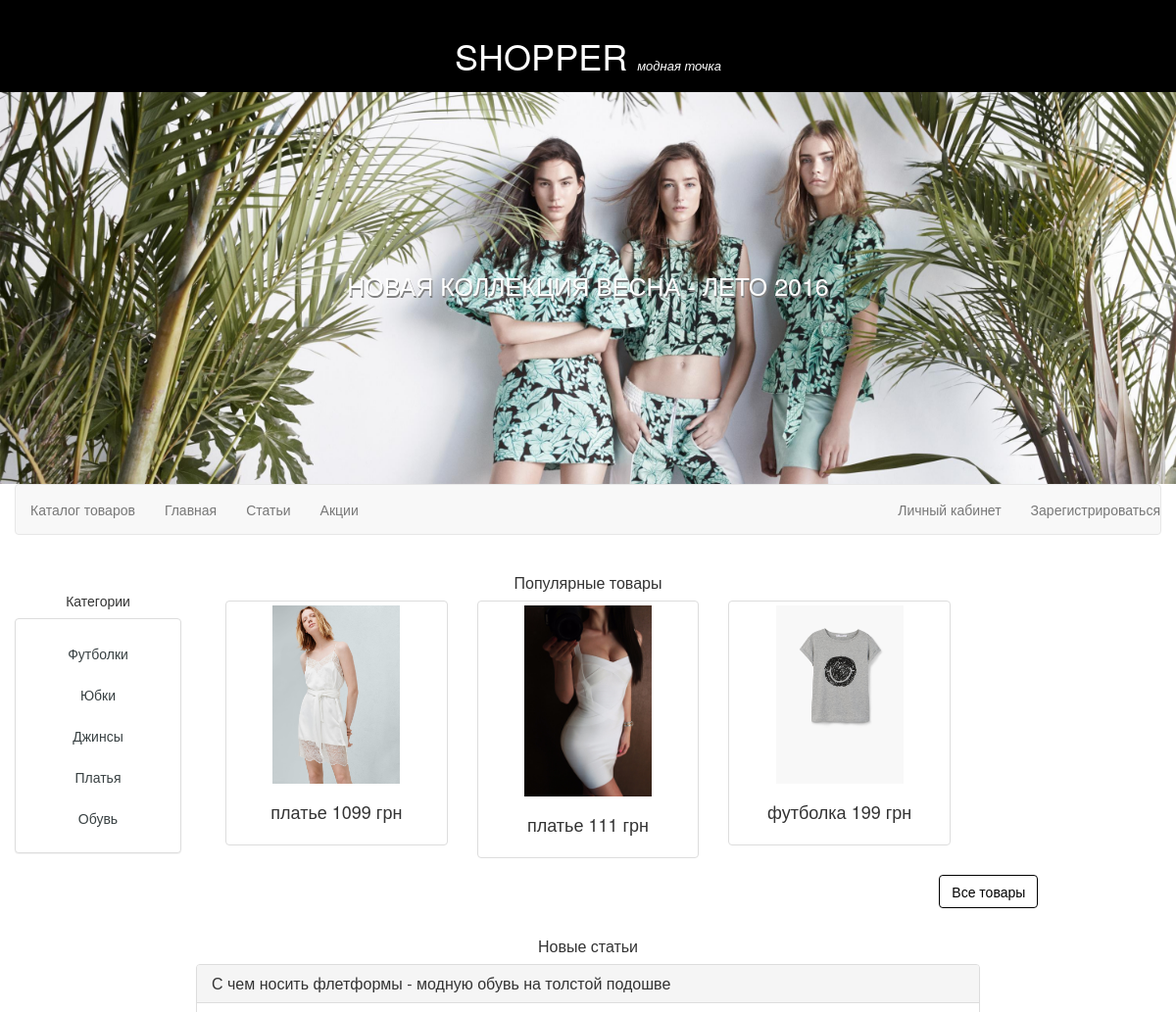
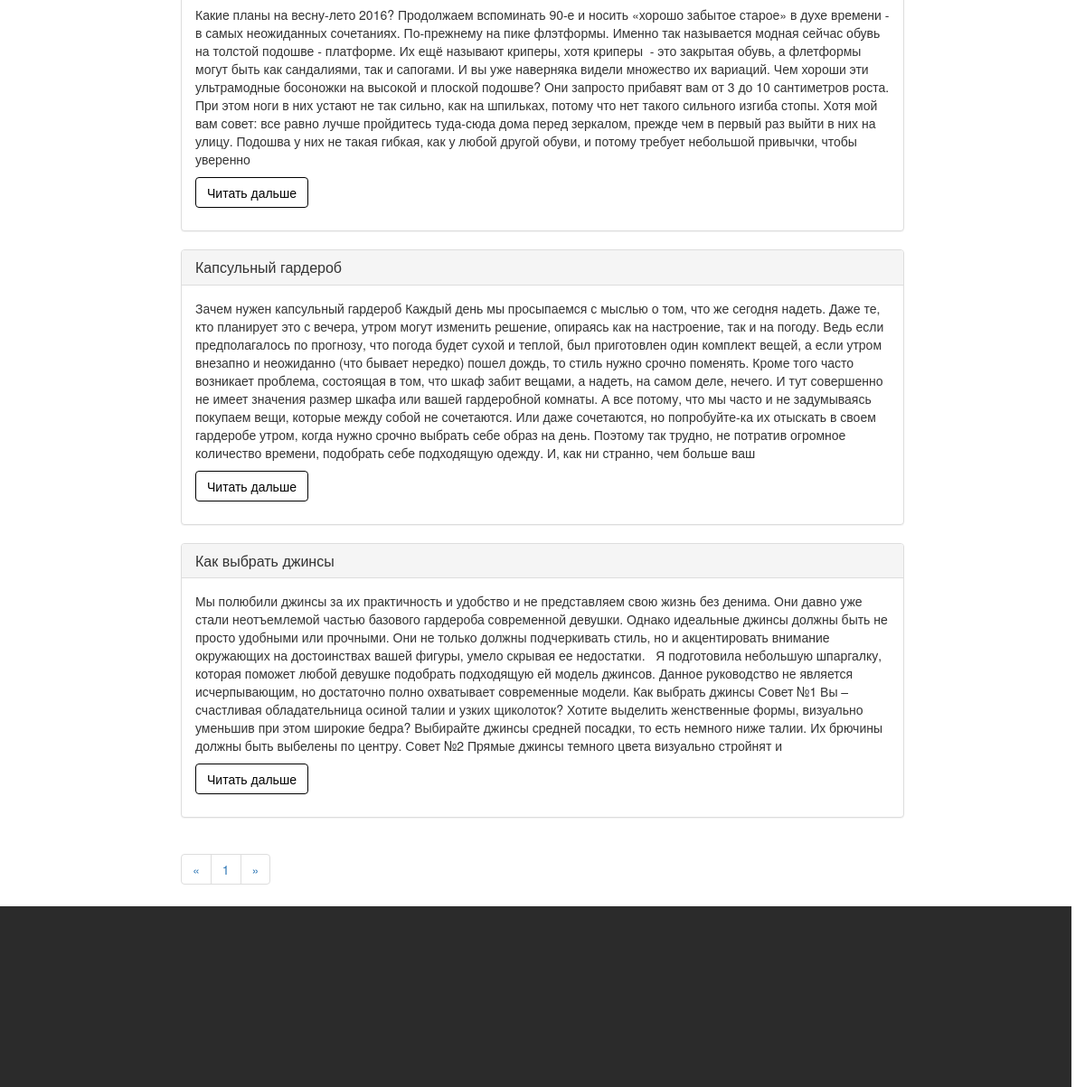
The page /main?category=1 on the database its author committed (2 pictures, top to bottom).
### tables this page shows
CREATE TABLE IF NOT EXISTS `families` (
  `type` int(11) NOT NULL,
  `family` varchar(70) NOT NULL,
  `category_name` varchar(50) NOT NULL,
  PRIMARY KEY (`type`)
);

CREATE TABLE IF NOT EXISTS `product` (
  `id` int(11) NOT NULL AUTO_INCREMENT,
  `name` varchar(30) NOT NULL,
  `description` tinytext NOT NULL,
  `type` int(11) NOT NULL,
  `price` float NOT NULL,
  PRIMARY KEY (`id`),
  KEY `type` (`type`)
);

CREATE TABLE IF NOT EXISTS `posts` (
  `id` int(11) NOT NULL AUTO_INCREMENT,
  `date` datetime NOT NULL,
  `type` int(11) NOT NULL,
  `content` text NOT NULL,
  `header` varchar(250) NOT NULL,
  PRIMARY KEY (`id`),
  KEY `type` (`type`)
);

### controllers/main_view_sidebar_controller.php (called while the page is built)
<?php
include "models/category_model.php";
include "views/main_view_sidebar.php";
?>

### core/routing.php (called while the page is built, shortened)
<?php
include_once('core/db_script.php');
include_once('core/functions.php');
function routing($page){
	$controler  = select ('pages', 'page_name', array('page'=>$page));
	$sidebar_controler = select('right_sidebar','sidebar_page',array('main_page'=>$page));
include_once('models/parametres.php');
include_once('views/template_view.php');
}
?>

### core/core.php (called while the page is built)
<?php
include_once 'core/routing.php';
include_once "core/functions.php";
function page_load(){
	$page = getPage();
	routing($page);
}
function getPage(){
	$array = explode('/',$_SERVER['REQUEST_URI']);
	$page = $array[1];
	$page = trim_parameters($page);
	if ($page){
		$result = $page;
	}
	else $result ='main';
	return $result;
}
function trim_parameters($page){
	$array = explode('?',$page);
	return $array[0];
}
?>

### index.php (called while the page is built)
<?php
include_once ("core/core.php");
page_load();
?>

### core/db_script.php (called while the page is built, shortened)
<?php
function get_connection(){
	return mysqli_connect('127.0.0.1','root','','myfirstshop');
}
function select($table, $what='*', $where='', $add=""){
	if (!empty($where))
	{
		foreach($where as $key=>$value){
			$where_sql.="$and $key='$value' ";
			if (!$and)
				$and=' and ';
		}
		$where_sql='where '.$where_sql;
	}
	$query="SELECT $what FROM $table $where_sql $add";
	$db_connection=get_connection();
	mysqli_set_charset($db_connection,'utf8');
	$result = mysqli_query($db_connection,$query);
	if ($result && mysqli_num_rows($result)){
		while ($row=mysqli_fetch_assoc($result))
			$rows[]=$row;
	}
	else {
		$rows='';
	}
	return $rows;
}
function getRandom($table, $count){
	$count_items = select ($table,'count(*)');
	$result = array();
	if ($count<=$count_items[0]['count(*)']){
	for ($i=0; $i<$count; $i++){
		$curRand=rand(0, $count_items[0]['count(*)']-1);
		$item =  select ($table,'*','',"limit $curRand, 1");
		if (!in_array($item[0],$result))
			$result[]=$item[0];
		else
			$i--;
	}
}
else
 $result = select($table);
	return $result;
}

### models/category_model.php (called while the page is built)
<?php
$categories = select ('families','category_name,type');
?>

### models/parametres.php (called while the page is built, shortened)
<?php
$_tmp = select('settings', '*' );
foreach ($_tmp as $v){
	extract($v);
	$parametr_array[$parameter]=$value;
}
extract($parametr_array);
$addicional_prod_count=$addicional_prod_rows*3;
?>

### controllers/main_view_controller.php (called while the page is built, shortened)
<?php
if ($_GET['category']){
	$where = array('type'=>$_GET['category']);
}
else {
	$where = '';
	$idPage='';
}
$link="product";
$navigate='posts';
include "models/main_view_model.php";
include "models/product_list_model.php";
include "views/main_view.php";
?>

### models/main_view_model.php (called while the page is built)
<?php
$product_list = getRandom('product', $addicional_prod_count);
list($current_page,
	$prev_page,
	$next_page,
	$count_pages) = navPages($navigate, $max_rows_posts, $where);
$startId = $max_rows_posts*($current_page-1);
$posts = select ($navigate,
	'*',
	$where,
	"ORDER BY  date desc
	LIMIT $startId, $max_rows_posts"
	);
if ($posts)
$posts = cut($posts);
?>

### models/product_list_model.php (called while the page is built, shortened)
<?php
	if ($product_list){
	foreach($product_list as $k=>$v){
		$family = select ('families','family', array('type'=>$v['type']));
		$photo = select
		(
			'product_photo',
			'photo_url',
			array('id'=>$v['id']),
			"LIMIT 1"
			);
		if (!$photo){
			$product_list[$k]['photo'] = "";
		}
		else{
			$product_list[$k]['photo'] = $photo[0]['photo_url'];
		}
		$product_list[$k]['type']  = $family[0]['family'];
	}
}
	?>

### core/functions.php (called while the page is built, shortened)
<?php
function navPages($table, $max_items_page, $where=''){
	$count_posts = select ($table,'count(*)',$where);
	$count_pages = ceil($count_posts[0]['count(*)'] / $max_items_page) ;
	$current_page=1;
	$prev_page = ($current_page==1)?
	1:$current_page-1;
	$next_page = ($current_page==$count_pages)?
	$count_pages:$current_page+1;
	return array($current_page, $prev_page, $next_page, $count_pages);
}
function cut($posts){
	foreach($posts as $key=>$post){
		$_tmp = $post['content'];
		$_tmp = explode(' ', $_tmp);
		array_splice($_tmp, 200);
		$posts[$key]['content'] = strip_tags(implode(' ',$_tmp));
	}
	return $posts;
}

### views/product_list_view.php (the view, shortened to what this page needs)
<?php
if ($product_list){?>
<?php foreach($product_list as $product){
	extract($product);
	?>
	<div class='col-md-4'>
		<a href='<?=$link?>?id=<?=$id;?>'>
			<div class="thumbnail">
				<img src='<?=($photo)?$photo:'uploads/img/no_photo.jpg';?>' class="prew">
				<div class="caption">
					<p class="h4 text-center"><?=$type?> <?=$price;?> грн</p>
				</div>
			</div>
		</a>
	</div>
	<?php
}
}

### views/main_view_sidebar.php
<div class="row">
	<div class="col-xs-12 category-sidebar">
		<p class="h5 text-center">Категории</p>
		<div class="panel panel-default text-center">
			<div class="panel-body">
				<ul class="nav nav-pills nav-stacked">
					<?php if ($categories) foreach ($categories as $category){ ?>
					<li>
						<a href="product?cat=<?=$category['type']?>"><?=$category['category_name']?></a>
					</li>
					<?php }?>
				</ul>
			</div>
		</div>
	</div>
</div>

### views/main_view.php
<div class="row text-center">
	<p class="h2">Популярные товары</p>
</div>
<?php include "views/product_list_view.php";?>
<div class="row">
	<div class="col-md-1 pull-right">
		<a href="product?id=all"  class="btn btn-default all" role="button">Все товары</a>
	</div></div>
	<div class="row text-center">
		<p class="h2">Новые статьи</p>
	</div>
	<?php if ($posts) foreach ($posts as $post){?>
	<div class="row">
		<div class="panel panel-default">
			<div class="panel-heading">
				<h3 class="panel-title"><?=$post['header']?></h3>
			</div>
			<div class="panel-body">
				<?=$post['content']?>
				<p>
					<a href="page?id=<?=$post['id']?>"  class="btn btn-default" role="button">Читать дальше</a></p>
				</div>
			</div>
		</div>
		<?php
	}
	if ($navigate=='posts')
		include "views/navigate_pages_view.php";

### views/css/style.css (style rules this page uses)
* { margin:0; padding: 0; }
html,body { height: 100%; min-height: 100%; }
.all { margin:10px; }
.h2 { font-size:medium; }
.prew { width:60%; }
.btn { color:black; background: white; border-color:black; margin-top:10px; }
a { color:#384042; }
.category-sidebar { margin-top:30px; }

### rows shown on the page
families: category_name "Футболки"
families: category_name "Юбки"
families: category_name "Джинсы"
families: category_name "Платья"
families: category_name "Обувь"
product: shows a picture, type "платье", price "1099"
product: shows a picture, type "платье", price "111"
product: shows a picture, type "футболка", price "199"
posts: header "С чем носить флетформы - модную обувь на толстой подошве", content "Какие планы на весну-лето 2016? Продолжаем вспоминать 90-е и носить «хорошо забытое старое» в духе времени - в самых неожиданных сочетаниях. По-прежнему на пике флэтформы. Именно так называется модная сейчас обувь на толстой подошве - платформе. Их ещё называют криперы, хотя криперы - это закрытая обувь, а флетформы могут быть как сандалиями, так и сапогами. И вы уже наверняка видели множество их вариаций. Чем хороши эти ультрамодные босоножки на высокой и плоской подошве? Они запросто прибавят вам от 3 до 10 сантиметров роста. При этом ноги в них устают не так сильно, как на шпильках, потому что нет такого сильного изгиба стопы. Хотя мой вам совет: все равно лучше пройдитесь туда-сюда дома…"
posts: header "Капсульный гардероб", content "Зачем нужен капсульный гардероб Каждый день мы просыпаемся с мыслью о том, что же сегодня надеть. Даже те, кто планирует это с вечера, утром могут изменить решение, опираясь как на настроение, так и на погоду. Ведь если предполагалось по прогнозу, что погода будет сухой и теплой, был приготовлен один комплект вещей, а если утром внезапно и неожиданно (что бывает нередко) пошел дождь, то стиль нужно срочно поменять. Кроме того часто возникает проблема, состоящая в том, что шкаф забит вещами, а надеть, на самом деле, нечего. И тут совершенно не имеет значения размер шкафа или вашей гардеробной комнаты. А все потому, что мы часто и не задумываясь покупаем вещи, которые между собой не…"
posts: header "Как выбрать джинсы", content "Мы полюбили джинсы за их практичность и удобство и не представляем свою жизнь без денима. Они давно уже стали неотъемлемой частью базового гардероба современной девушки. Однако идеальные джинсы должны быть не просто удобными или прочными. Они не только должны подчеркивать стиль, но и акцентировать внимание окружающих на достоинствах вашей фигуры, умело скрывая ее недостатки. Я подготовила небольшую шпаргалку, которая поможет любой девушке подобрать подходящую ей модель джинсов. Данное руководство не является исчерпывающим, но достаточно полно охватывает современные модели. Как выбрать джинсы Совет №1 Вы – счастливая обладательница осиной талии и узких щиколоток? Хотите выделить женственные…"
